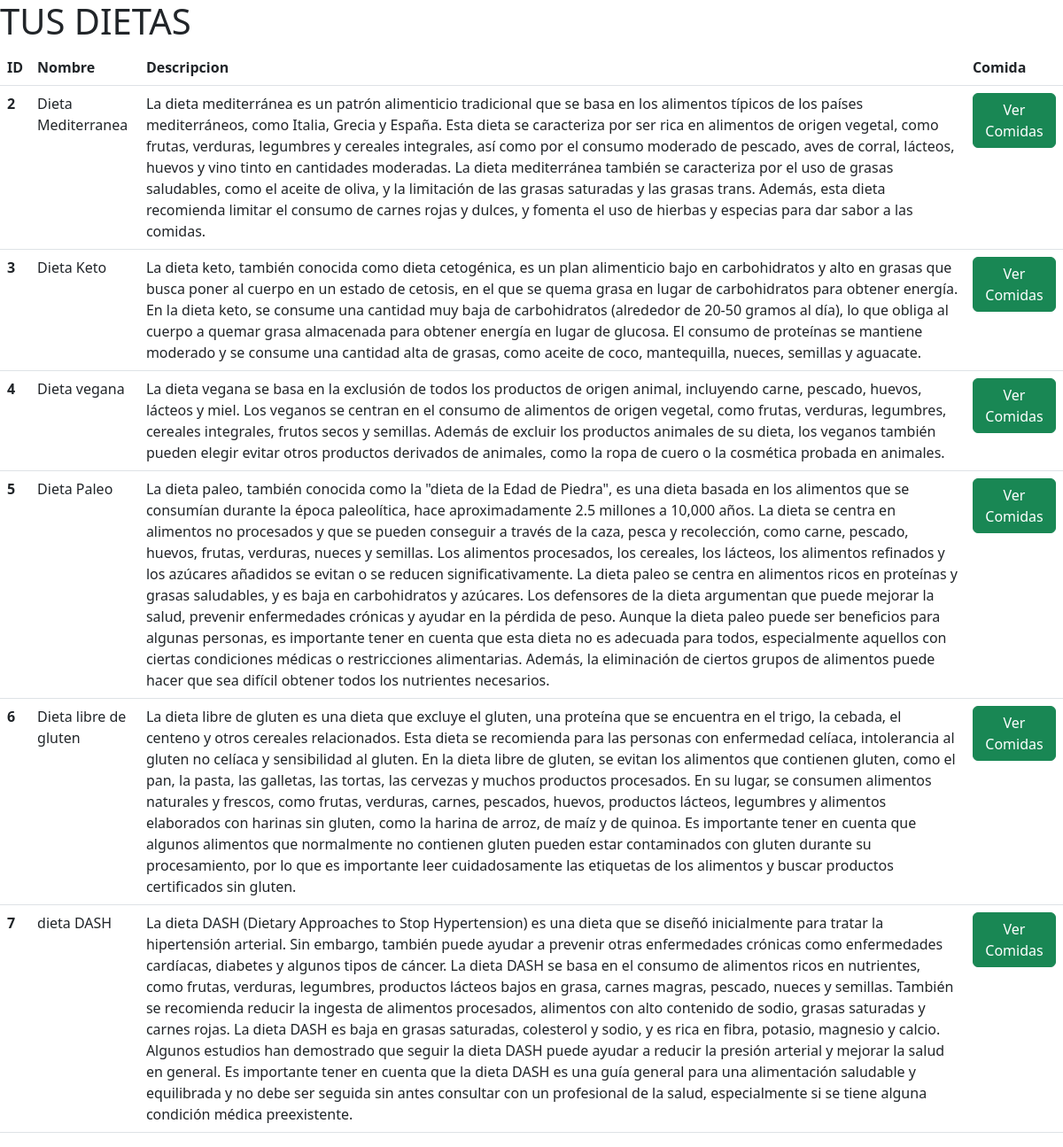
Screenshot of /dietas/ with the database file from the repository.
### main/models.py (models this page shows, shortened)
class dieta(models.Model):
    nombre= models.TextField(max_length=1000)
    descripcion= models.TextField(default=0)

### main/views.py (the view)
# urls.py: path('dietas/', views.listarDietas, name='listarDietas'),
def listarDietas(request):
    dietas = dieta.objects.all()
    return render(request, 'ListarDietas.html', {'dietas': dietas})

### MealMaster/templates/ListarDietas.html
{% extends 'base.html' %}
{% block content %}
<H1>TUS DIETAS</H1>
<table class="table">
    <thead>
        <tr>
            <th scope="col">ID</th>
            <th scope="col">Nombre</th>
            <th scope="col">Descripcion</th>
            <th scope="col">Comida</th>
        </tr>
    </thead>
    <tbody>
    {% for dieta in dietas %}
        <tr>
            <th scope="row">{{ dieta.id }}</th>
            <td>{{ dieta.nombre }}</td>
            <td>{{ dieta.descripcion }}</td>
            <td><a href="alimentos/{{dieta.nombre}}" class="btn btn-success">Ver Comidas</td>
        </tr>
    {% endfor %}
    </tbody>
</table>
{% endblock %}

### rows the page displays
dieta: id "2", nombre "Dieta Mediterranea", descripcion "La dieta mediterránea es un patrón alimenticio tradicional que se basa en los alimentos típicos de los países mediterráneos, como Italia, Grecia y España. Esta dieta se caracteriza por ser rica en alimentos de origen vegetal, como frutas, verduras, legumbres y cereales integrales, así como por el consumo moderado de pescado, aves de corral, lácteos, huevos y vino tinto en cantidades moderadas. La dieta mediterránea también se caracteriza por el uso de grasas saludables, como el aceite de oliva, y la limitación de las grasas saturadas y las grasas trans. Además, esta dieta recomienda limitar el consumo de carnes rojas y dulces, y fomenta el uso de hierbas y especias para dar sabor a las…"
dieta: id "3", nombre "Dieta Keto", descripcion "La dieta keto, también conocida como dieta cetogénica, es un plan alimenticio bajo en carbohidratos y alto en grasas que busca poner al cuerpo en un estado de cetosis, en el que se quema grasa en lugar de carbohidratos para obtener energía. En la dieta keto, se consume una cantidad muy baja de carbohidratos (alrededor de 20-50 gramos al día), lo que obliga al cuerpo a quemar grasa almacenada para obtener energía en lugar de glucosa. El consumo de proteínas se mantiene moderado y se consume una cantidad alta de grasas, como aceite de coco, mantequilla, nueces, semillas y aguacate."
dieta: id "4", nombre "Dieta vegana", descripcion "La dieta vegana se basa en la exclusión de todos los productos de origen animal, incluyendo carne, pescado, huevos, lácteos y miel. Los veganos se centran en el consumo de alimentos de origen vegetal, como frutas, verduras, legumbres, cereales integrales, frutos secos y semillas. Además de excluir los productos animales de su dieta, los veganos también pueden elegir evitar otros productos derivados de animales, como la ropa de cuero o la cosmética probada en animales."
dieta: id "5", nombre "Dieta Paleo", descripcion "La dieta paleo, también conocida como la \"dieta de la Edad de Piedra\", es una dieta basada en los alimentos que se consumían durante la época paleolítica, hace aproximadamente 2.5 millones a 10,000 años. La dieta se centra en alimentos no procesados y que se pueden conseguir a través de la caza, pesca y recolección, como carne, pescado, huevos, frutas, verduras, nueces y semillas. Los alimentos procesados, los cereales, los lácteos, los alimentos refinados y los azúcares añadidos se evitan o se reducen significativamente. La dieta paleo se centra en alimentos ricos en proteínas y grasas saludables, y es baja en carbohidratos y azúcares. Los defensores de la dieta argumentan que puede…"
dieta: id "6", nombre "Dieta libre de gluten", descripcion "La dieta libre de gluten es una dieta que excluye el gluten, una proteína que se encuentra en el trigo, la cebada, el centeno y otros cereales relacionados. Esta dieta se recomienda para las personas con enfermedad celíaca, intolerancia al gluten no celíaca y sensibilidad al gluten. En la dieta libre de gluten, se evitan los alimentos que contienen gluten, como el pan, la pasta, las galletas, las tortas, las cervezas y muchos productos procesados. En su lugar, se consumen alimentos naturales y frescos, como frutas, verduras, carnes, pescados, huevos, productos lácteos, legumbres y alimentos elaborados con harinas sin gluten, como la harina de arroz, de maíz y de quinoa. Es importante tener…"
dieta: id "7", nombre "dieta DASH", descripcion "La dieta DASH (Dietary Approaches to Stop Hypertension) es una dieta que se diseñó inicialmente para tratar la hipertensión arterial. Sin embargo, también puede ayudar a prevenir otras enfermedades crónicas como enfermedades cardíacas, diabetes y algunos tipos de cáncer. La dieta DASH se basa en el consumo de alimentos ricos en nutrientes, como frutas, verduras, legumbres, productos lácteos bajos en grasa, carnes magras, pescado, nueces y semillas. También se recomienda reducir la ingesta de alimentos procesados, alimentos con alto contenido de sodio, grasas saturadas y carnes rojas. La dieta DASH es baja en grasas saturadas, colesterol y sodio, y es rica en fibra, potasio, magnesio y…"
